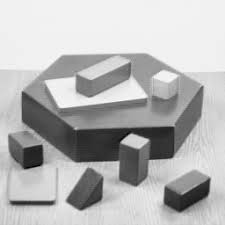
#> input picture Lab_3/data/0.jpg, 225 x 225 px, found by its file name; its folder holds 2 pictures in this run
$ jupyter execute --allow-errors lydia_lab_3_C.ipynb   (shell and % lines are left out)   (Python 2 division)
#> lines starting #> are read from the running program, lines starting #| are printed output that depends on the picture
### Lab_3/bow.py
import cv2
import numpy as np
import pickle
import sys
import time
from tqdm import tqdm  # Progress bar
from typing import List


class BoW:
    """Class to build a bag-of-words (bag-of-features) for image classification.

    Examples:
        1. Building a new vocabulary. Optionally save it for future use.
            bow = BoW()
            bow.build_vocabulary(training_set, vocabulary_size=500)
            bow.save_vocabulary(filename)

        2. Loading a previously built vocabulary
            bow = BoW()
            bow.load_vocabulary(filename)

    """

    def __init__(self):
        """Bag-of-words initializer."""
        self._feature_type = ""
        self._feature_extractor = None
        self._vocabulary = []

    # [94 lines left out: functions feature_extractor, vocabulary, build_vocabulary, load_vocabulary, save_vocabulary, _initialize_feature_extractor, not called in this run]

### Lab_3/lydia_lab_3_C.ipynb
# **Sesión 3: Procesamiento Avanzado de Imágenes** ⚙️🖼️

## **Instalaciones**

## **Librerías**

[cell 1]
import cv2
import numpy as np
import matplotlib.pyplot as plt
from utils import *
from bow import BoW
from dataset import Dataset
from image_classifier import ImageClassifier
import time
from tqdm import tqdm
import sys
import pickle
import os
from typing import List
import glob

[cell 2]
# Create a folder to save all partB results (inside data)
folder_name = "partC"
folder_path = os.path.join("../data", folder_name)
os.makedirs(folder_path, exist_ok=True)

[cell 3]
def opencv_load_images(filenames: List) -> List:
    '''
    Load images cv2.imread function (BGR)
    '''
    return [cv2.imread(filename) for filename in filenames]

[cell 4]
source_paths = sorted(glob.glob("../data/*"))
imgs = opencv_load_images(source_paths)
#> imgs = 1 item

# **Apartado C**: Detección de puntos de interés y Bolsa de palabras

## **C1: Detección de puntos de interés**

### **Tarea C.1.1**: Generar función de filtro gaussiano

Se generará a partir de la imagen base las imágenes con el filtrado gaussiano. Para ello se empleará la función `generateGaussianImages()` que tiene que desarrollar empleando la función [`cv2.GaussianBlur()`](https://docs.opencv.org/4.x/d4/d86/group__imgproc__filter.html#gae8bdcd9154ed5ca3cbc1766d960f45c1). Es recomendble visualizar los resultados para comprobar el funcionamiento. Para ello convierta los datos de la imagen a visualizar a `np.uint8`

[cell 5]
# [18 lines left out: function generateGaussianImages, not called in this run]

### **Tarea C.1.2**: Generación de espacio de escalas con imágenes gaussianas

Empleando la función anterior, complete la siguiente celda para generar las imágenes gaussianas

[cell 6]
#TODO: Load the image in grayscale
image = cv2.imread(source_paths[0])
#> (the rest of this cell did not finish here and is left out)

### **Tarea C.1.3**: Generación de diferencias de gaussianas

Utilizando la lista de imágenes gaussianas se generará una lista con las diferencias entre pares consegutivos. Para ello se empleará la función `generateDoGImages()` que tiene que desarrollar empleando la función [`cv2.subtract()`](https://docs.opencv.org/4.x/d2/de8/group__core__array.html#gaa0f00d98b4b5edeaeb7b8333b2de353b)

[cell 7]
# [17 lines left out: function generateDoGImages, not called in this run]

#> (the rest of this cell did not finish here and is left out)

### **Tarea C.1.4**: Evaluación de extremos

La función `isPixelAnExtremum()` debe evaluar si el pixel central del bloque compuesto por las regiones de las 3 imágenes es un máximo o mínimo entre ellos. Como prevención, tenga en cuenta que puede tomar valores positivos y negativos

[cell 8]
def isPixelAnExtremum(first_subimage, second_subimage, third_subimage, threshold):
    """Return True if the center element of the 3x3x3 array composed of subimages is strictly greater than or less than all its neighbors, False otherwise

    Args:
        first_subimage (np.array): Patch from first gaussian
        second_subimage (np.array): Patch from second gaussian
        third_subimage (np.array): Patch from third gaussian
        threshold (float): Value threshold for the pixel

    Returns:
        Bool: True if maximum or minimum, False otherwise
    """
    extremum = False
    # TODO: Check if the center pixel value is a maximum or a minimum and if its absolute value is higher than the threshold

    return extremum

[cell 9]
first_subimage = np.zeros((3,3),np.float32)
third_subimage = np.zeros((3,3),np.float32)
second_subimage = np.ones((3,3),np.float32)
isPixelAnExtremum(first_subimage,second_subimage, third_subimage, 0.03)

### **Tarea C.1.5**: Localización de puntos clave y orientación de los mismos

La función `findScaleSpaceExtrema()` obtendrá los puntos clave y su orientación a partir de las gaussianas y sus diferencias empleando, entre otras, la función `isPixelAnExtremum()`. Deberá completar las partes indicadas para recorrer todos los trios de imágenes consecutivos y evaluar los píxeles necesarios de estos.

[cell 10]
# [21 lines left out: function findScaleSpaceExtrema, not called in this run]

# Keypoint Detection with Taylor Expansion and Contrast Thresholding
threshold = 0.03
#> (the rest of this cell did not finish here and is left out)

Con los puntos clave totalmente definidos y las imágenes gaussianas ya podemos obtener los descriptores con la función proporcionada de `generateDescriptors()`

#> (a cell that did not finish here is left out)

### **Tarea C.1.6**: Pipeline de generación de puntos clave y descriptores

Complete la función con los métodos desarrollados en tareas previas para generar los puntos clave y descriptores necesarios dada una imagen, un valor de sigma y un número de diferencias de gaussianas

[cell 12]
# [10 lines left out: function computeKeypointsAndDescriptors, not called in this run]

### **Tarea C.1.7**: Correspondencia de características entre imágenes

Cargue las imágenes con `cv2` y complete la llamada a la función previa

[cell 13]
# TODO: Load the images with cv2 in grayscale
img1 = None
img2 = None

# TODO: Fill the function calls
#> (the rest of this cell did not finish here and is left out)

#### **Ampliación**: SIFT con OpenCV

[cell 14]
# Load the image
image_0 = cv2.imread('../data/0.jpg', cv2.IMREAD_GRAYSCALE)
#> image_0 is the input picture: shape (225, 225); min 0, max 255, mean 182.9
image_1 = cv2.imread('../data/0_rot.jpg', cv2.IMREAD_GRAYSCALE)
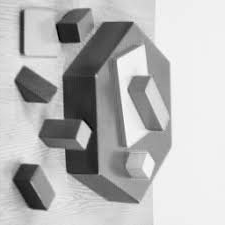
#> input picture Lab_3/data/0_rot.jpg, 225 x 225 px, found by its file name
#> image_1 is the input picture: shape (225, 225); min 0, max 255, mean 182.9

# Create a SIFT detector object
sift = cv2.SIFT_create()

# Detect keypoints and compute descriptors
keypoints_0, descriptors_0 = sift.detectAndCompute(image_0, None)
#> keypoints_0 = 187 keypoints; strongest (x, y, size): (31, 158, 16.2), (87, 195, 20.1), (180, 200, 19.8), (200, 192, 14.8)
keypoints_1, descriptors_1 = sift.detectAndCompute(image_1, None)
#> keypoints_1 = 187 keypoints; strongest (x, y, size): (66, 31, 16.5), (25, 182, 21.2), (29, 87, 20.3), (33, 200, 14.7)

# Draw keypoints on the image
image_with_keypoints_0 = cv2.drawKeypoints(image_0, keypoints_0, None, flags=cv2.DRAW_MATCHES_FLAGS_DRAW_RICH_KEYPOINTS)
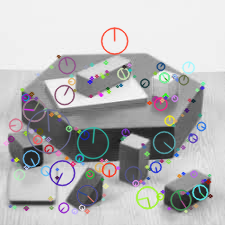
#> image_with_keypoints_0: shape (225, 225, 3); mean of channels 0, 1, 2 182.6, 181.7, 182.1; drawn as B, G, R
image_with_keypoints_1 = cv2.drawKeypoints(image_1, keypoints_1, None, flags=cv2.DRAW_MATCHES_FLAGS_DRAW_RICH_KEYPOINTS)
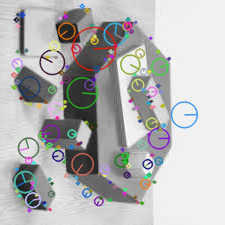
#> image_with_keypoints_1: shape (225, 225, 3); mean of channels 0, 1, 2 181.5, 181.5, 181.6; drawn as B, G, R

plt.imshow(image_with_keypoints_0)
plt.title('Keypoints with Blob Sizes and Orientations')
plt.axis('off')
plt.show()
plt.imshow(image_with_keypoints_1)
plt.title('Keypoints with Blob Sizes and Orientations')
plt.axis('off')
plt.show()

# Initialize BFMatcher
bf = cv2.BFMatcher(cv2.NORM_L2, crossCheck=False)

# Perform KNN matching with k=2 for ratio test
matches = bf.match(descriptors_0, descriptors_1)
#> matches = 187 matches

# sort matches by distance
matches = sorted(matches, key = lambda x:x.distance)


# Draw the good matches
matched_image = cv2.drawMatches(image_0, keypoints_0, image_1, keypoints_1, matches[:50], None,
                                flags=cv2.DrawMatchesFlags_NOT_DRAW_SINGLE_POINTS)
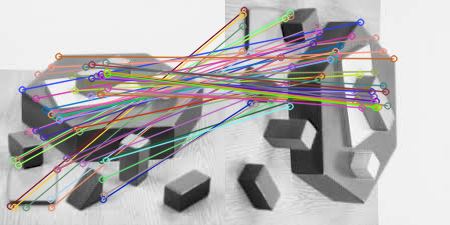
#> matched_image: shape (225, 450, 3); mean of channels 0, 1, 2 179.2, 178.8, 181.8; drawn as B, G, R

# Display the matched features
plt.figure(figsize=(12, 6))
plt.imshow(matched_image)
plt.title("Feature Matches")
plt.axis('off')
plt.show()
